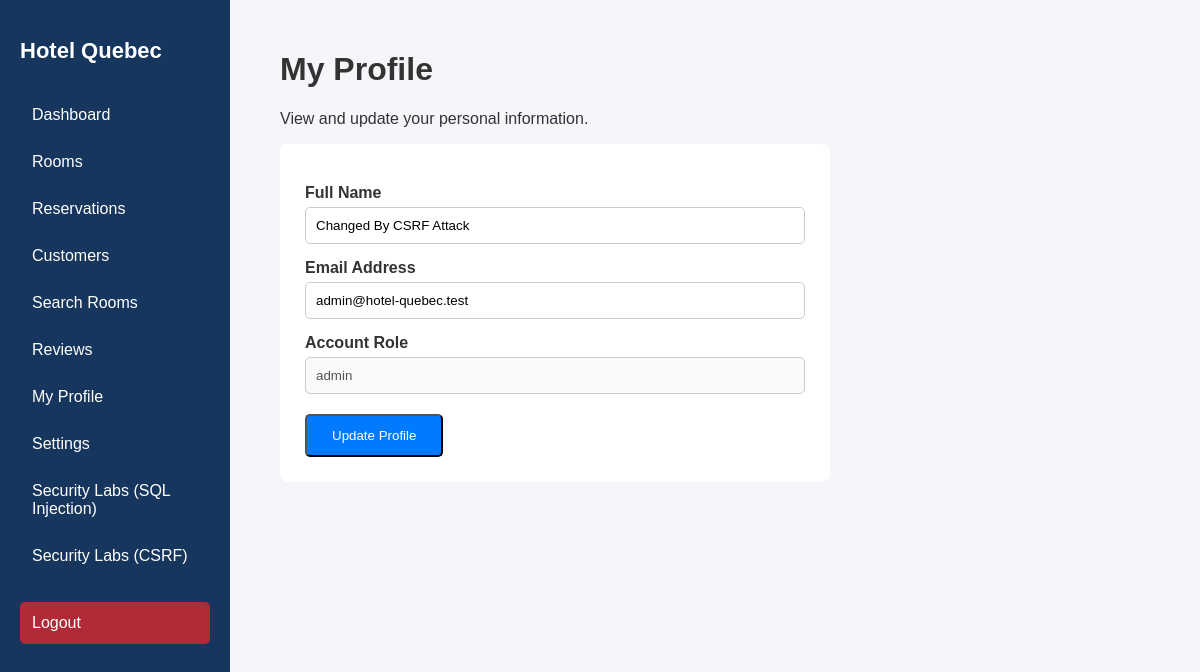
The page /auth/profile.php (signed in) on the database its author committed.
### tables this page shows
CREATE TABLE `users` (
  `id` int(11) NOT NULL AUTO_INCREMENT,
  `full_name` varchar(150) NOT NULL,
  `email` varchar(150) NOT NULL,
  `password` varchar(255) NOT NULL,
  `role` enum('admin','customer') NOT NULL DEFAULT 'customer',
  `created_at` timestamp NULL DEFAULT current_timestamp(),
  PRIMARY KEY (`id`),
  UNIQUE KEY `email` (`email`)
);

### auth/profile.php (the view, shortened to what this page needs)
<?php
require_once "../config/database.php";
function e($value) {
    return htmlspecialchars(
        (string)$value,
        ENT_QUOTES,
        "UTF-8"
    );
}
$userId = $_SESSION["user_id"];
$stmt = $pdo->prepare(
    "SELECT id, full_name, email, role
     FROM users
     WHERE id = ?"
);
$stmt->execute([$userId]);
$user = $stmt->fetch(PDO::FETCH_ASSOC);
?>
<!DOCTYPE html>
<html lang="en">
<head>
    <link rel="stylesheet"
          href="../assets/css/style.css">
</head>
<body>
<?php include "../includes/sidebar.php"; ?>
<div class="dashboard-content">
    <h1>My Profile</h1>
    <p>View and update your personal information.</p>
    <form method="POST" class="room-form">
        <label>Full Name</label>
        <input type="text"
               name="full_name"
               maxlength="150"
               value="<?= e($user["full_name"]) ?>"
               required>
        <label>Email Address</label>
        <input type="email"
               name="email"
               maxlength="150"
               value="<?= e($user["email"]) ?>"
               required>
        <label>Account Role</label>
        <input type="text"
               value="<?= e($user["role"]) ?>"
               disabled>
        <button type="submit" class="btn">
            Update Profile
        </button>
    </form>
</div>
</body>
</html>

### assets/css/style.css (style rules this page uses)
* { box-sizing: border-box; }
body { margin: 0; font-family: Arial, sans-serif; background-color: #f4f6f9; color: #333; }
.btn { display: inline-block; margin-top: 20px; padding: 12px 25px; background-color: #007bff; color: white; text-decoration: none; border-radius: 5px; }
.dashboard-content { margin-left: 250px; padding: 30px; }
.room-form { max-width: 550px; background: white; padding: 25px; border-radius: 8px; }
.room-form label { display: block; margin-top: 15px; font-weight: bold; }
.room-form input, .room-form select, .room-form textarea { display: block; width: 100%; padding: 10px; margin-top: 5px; border: 1px solid #ccc; border-radius: 5px; }
.room-form button { margin-top: 20px; }

### rows shown on the page
users: full_name "Changed By CSRF Attack", email "admin@hotel-quebec.test", role "admin"
